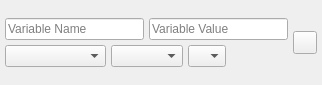
<?xml version="1.0" encoding="UTF-8"?>
<ui version="4.0">
 <class>glitch_object_variable_arduino</class>
 <widget class="QWidget" name="glitch_object_variable_arduino">
  <property name="geometry">
   <rect>
    <x>0</x>
    <y>0</y>
    <width>322</width>
    <height>85</height>
   </rect>
  </property>
  <property name="windowTitle">
   <string>Form</string>
  </property>
  <layout class="QVBoxLayout" name="verticalLayout">
   <property name="spacing">
    <number>5</number>
   </property>
   <property name="leftMargin">
    <number>5</number>
   </property>
   <property name="topMargin">
    <number>0</number>
   </property>
   <property name="rightMargin">
    <number>5</number>
   </property>
   <property name="bottomMargin">
    <number>0</number>
   </property>
   <item>
    <layout class="QGridLayout" name="gridLayout">
     <item row="0" column="0">
      <layout class="QHBoxLayout" name="horizontalLayout">
       <item>
        <widget class="QLineEdit" name="name">
         <property name="toolTip">
          <string>&lt;html&gt;&lt;head/&gt;&lt;body&gt;&lt;p&gt;Set the variable name and press the Enter key to confirm.&lt;/p&gt;&lt;/body&gt;&lt;/html&gt;</string>
         </property>
         <property name="text">
          <string notr="true"/>
         </property>
         <property name="placeholderText">
          <string>Variable Name</string>
         </property>
        </widget>
       </item>
       <item>
        <widget class="QLineEdit" name="value">
         <property name="toolTip">
          <string>&lt;html&gt;&lt;head/&gt;&lt;body&gt;&lt;p&gt;Set the variable's value to the provided value and press the Enter key to confirm. If a value is not provided, the variable will be set to the connected input value.&lt;/p&gt;&lt;/body&gt;&lt;/html&gt;</string>
         </property>
         <property name="text">
          <string notr="true"/>
         </property>
         <property name="placeholderText">
          <string>Variable Value</string>
         </property>
        </widget>
       </item>
      </layout>
     </item>
     <item row="0" column="1" rowspan="2">
      <widget class="QToolButton" name="context_menu">
       <property name="text">
        <string/>
       </property>
       <property name="icon">
        <iconset resource="../../Icons/icons.qrc">
         <normaloff>:/context-menu.png</normaloff>:/context-menu.png</iconset>
       </property>
      </widget>
     </item>
     <item row="1" column="0">
      <layout class="QHBoxLayout" name="horizontalLayout_2">
       <item>
        <widget class="QComboBox" name="qualifier">
         <property name="toolTip">
          <string>Qualifier</string>
         </property>
         <property name="styleSheet">
          <string notr="true">QComboBox { combobox-popup: 0; }</string>
         </property>
         <property name="currentIndex">
          <number>5</number>
         </property>
         <property name="sizeAdjustPolicy">
          <enum>QComboBox::AdjustToContents</enum>
         </property>
         <item>
          <property name="text">
           <string notr="true">const</string>
          </property>
         </item>
         <item>
          <property name="text">
           <string notr="true">const volatile</string>
          </property>
         </item>
         <item>
          <property name="text">
           <string notr="true">static</string>
          </property>
         </item>
         <item>
          <property name="text">
           <string notr="true">static volatile</string>
          </property>
         </item>
         <item>
          <property name="text">
           <string notr="true">volatile</string>
          </property>
         </item>
         <item>
          <property name="text">
           <string notr="true"/>
          </property>
         </item>
        </widget>
       </item>
       <item>
        <widget class="QComboBox" name="type">
         <property name="styleSheet">
          <string notr="true">QComboBox { combobox-popup: 0; }</string>
         </property>
         <property name="sizeAdjustPolicy">
          <enum>QComboBox::AdjustToContents</enum>
         </property>
        </widget>
       </item>
       <item>
        <widget class="QComboBox" name="pointer_access">
         <property name="toolTip">
          <string>Pointer Access Operator</string>
         </property>
         <property name="styleSheet">
          <string notr="true">QComboBox { combobox-popup: 0; }</string>
         </property>
         <property name="currentIndex">
          <number>2</number>
         </property>
         <property name="sizeAdjustPolicy">
          <enum>QComboBox::AdjustToContents</enum>
         </property>
         <item>
          <property name="text">
           <string notr="true">&amp;</string>
          </property>
         </item>
         <item>
          <property name="text">
           <string notr="true">*</string>
          </property>
         </item>
         <item>
          <property name="text">
           <string notr="true"/>
          </property>
         </item>
        </widget>
       </item>
       <item>
        <spacer name="horizontalSpacer">
         <property name="orientation">
          <enum>Qt::Horizontal</enum>
         </property>
         <property name="sizeHint" stdset="0">
          <size>
           <width>40</width>
           <height>20</height>
          </size>
         </property>
        </spacer>
       </item>
      </layout>
     </item>
    </layout>
   </item>
  </layout>
 </widget>
 <tabstops>
  <tabstop>name</tabstop>
  <tabstop>value</tabstop>
  <tabstop>qualifier</tabstop>
  <tabstop>type</tabstop>
  <tabstop>pointer_access</tabstop>
  <tabstop>context_menu</tabstop>
 </tabstops>
 <resources>
  <include location="../../Icons/icons.qrc"/>
 </resources>
 <connections/>
</ui>
